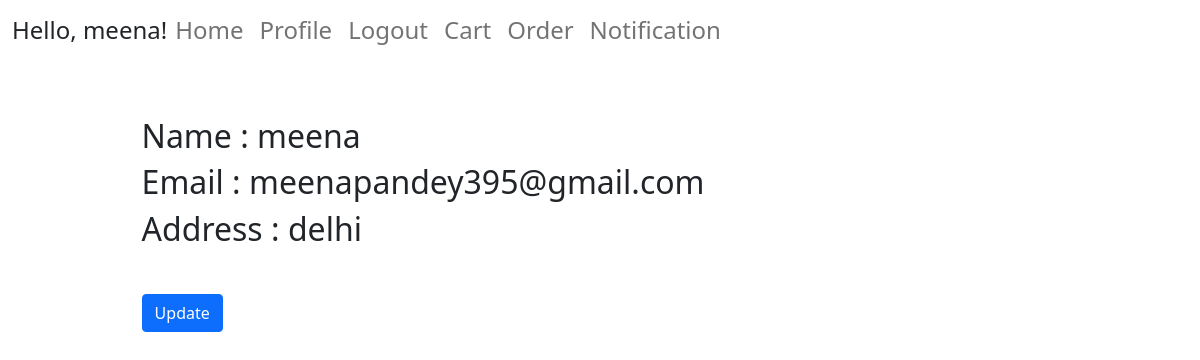
Screenshot of /profile (signed in) with the database file from the repository.
### user/models.py (models this page shows, shortened)
class Profile(models.Model):
    user = models.OneToOneField(User , on_delete=models.CASCADE)
    auth_token = models.CharField(max_length=100 )
    is_verified = models.BooleanField(default=False)
    created_at = models.DateTimeField(auto_now_add=True)
    address = models.TextField(default = None)

### user/view/profile.py (the view)
# urls.py: path('profile' , profile , name = 'profile'),
@login_required(login_url='/login')
def profile(req):
    user_obj = req.user
    profile_obj = Profile.objects.filter(user = user_obj).first()
    if profile_obj is None:
        return redirect('/login')
    return render(req, 'user/profile.html' , {'profile':profile_obj})

### user/templates/user/profile.html (shortened to what this page needs)
{% extends 'user/base.html' %}
{% block content %}
<html>
    <head>
    </head>
    <body>
        <br>
        <div class="container center_div">
            <h2>Name : {{profile.user.username}}<h2>
            <h2>Email : {{profile.user.email}}<h2>
            <h2>Address : {{profile.address}}<h2><br>
            <button type="button" class="btn btn-primary"> <a href = "{% url 'update'%}" style = "text-decoration: none; color:white" >Update</a> </button>
        </div>
    </body>
{% endblock %}

### user/templates/user/base.html (shortened to what this page needs)
<html>
  <head>
    <link href="https://cdn.jsdelivr.net/npm/bootstrap@5.1.3/dist/css/bootstrap.min.css" rel="stylesheet">
  </head>
  <body >
  <div class="container-fluid" >
    <nav class="navbar navbar-expand-lg navbar-light ">
      <h4>Hello, {{ user.username|default:'Guest' }}! </h4>
      <div class="collapse navbar-collapse" id="navbarNav">
        <ul class="navbar-nav">
        <li class="nav-item active">
            <h4><a class="nav-link" href="{% url 'user'%} ">Home </a></h4>
        </li>
      {% if user.is_authenticated %}
        <li class="nav-item active">
            <h4><a class="nav-link" href="{% url 'profile'%} ">Profile </a></h4>
        </li>
        <li class="nav-item active">
            <h4><a class="nav-link" href="{% url 'logout'%} ">Logout </a></h4>
        </li>
        <li class="nav-item">
            <h4><a class="nav-link" href="{% url 'cart'%}">Cart</a></h4>
        </li>
        <li class="nav-item">
            <h4><a class="nav-link" href="{% url 'order'%}">Order</a></h4>
        </li>
        <li class="nav-item">
          <h4><a class="nav-link" href="{% url 'notification'%}">Notification</a></h4>
        </li>
        </ul>
      </div>
      {% endif %}
    </nav>
    <br>
    {% block content %}
    {% endblock %}
  </div>
  </body>
</html>

### user/templates/user/profile.html (style rules this page uses)
.center_div { margin: 0 auto; width:80% }

### rows the page displays
Profile: user.username "meena", user.email "meenapandey395@gmail.com", address "delhi"

### other values shown
{{ user.username|default:'Guest' }} "meena"
